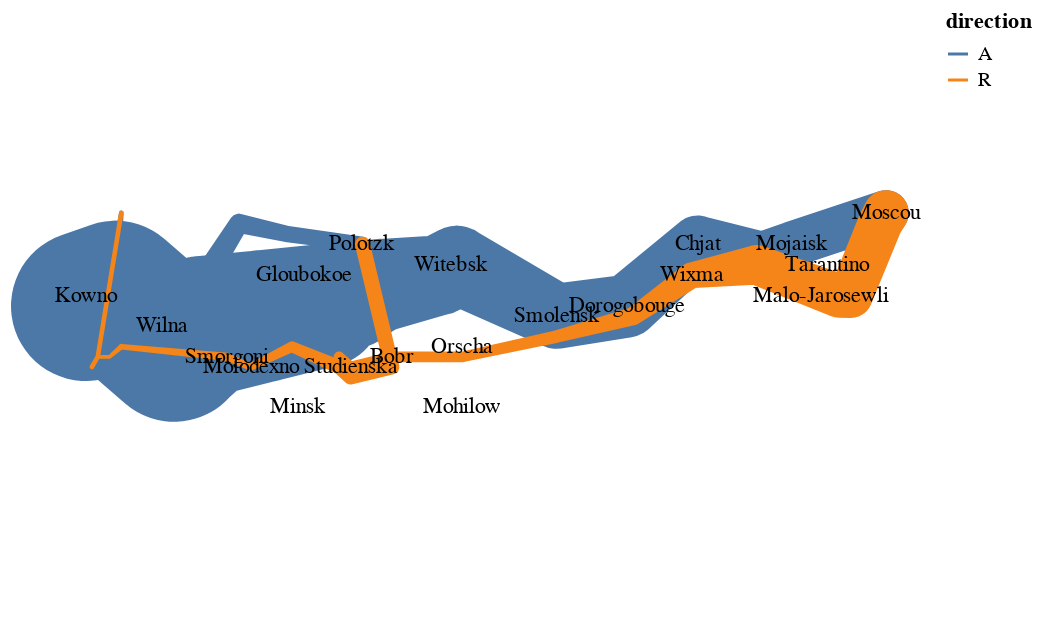

Notebook source saved alongside this figure:
### Code cell
txt = alt.Chart(cities).mark_text().encode(
    latitude = 'lat',
    longitude = 'lon',
    text='name'
)

trail + txt

### Figure 1 — Vega-Lite specification as saved in the notebook (floating-point values rounded to 4 significant figures)
{"config": {"view": {"continuousWidth": 400, "continuousHeight": 300}}, "layer": [{"data": {"name": "data-4c80d3c9c99b115676ae40fdc9d81b87"}, "mark": "trail", "encoding": {"color": {"type": "nominal", "field": "direction"}, "detail": {"type": "quantitative", "field": "division"}, "latitude": {"field": "lat", "type": "quantitative"}, "longitude": {"field": "lon", "type": "quantitative"}, "size": {"type": "quantitative", "field": "survivors", "legend": null, "scale": {"range": [1, 75]}}}}, {"data": {"name": "data-5ae0cccf9293f23a54ef588610685398"}, "mark": "text", "encoding": {"latitude": {"field": "lat", "type": "quantitative"}, "longitude": {"field": "lon", "type": "quantitative"}, "text": {"type": "nominal", "field": "name"}}}], "$schema": "https://vega.github.io/schema/vega-lite/v4.8.1.json", "datasets": {"data-4c80d3c9c99b115676ae40fdc9d81b87": [{"lon": 24.0, "lat": 54.9, "survivors": 340000, "direction": "A", "division": 1}, {"lon": 24.5, "lat": 55.0, "survivors": 340000, "direction": "A", "division": 1}, {"lon": 25.5, "lat": 54.5, "survivors": 340000, "direction": "A", "division": 1}, {"lon": 26.0, "lat": 54.7, "survivors": 320000, "direction": "A", "division": 1}, {"lon": 27.0, "lat": 54.8, "survivors": 300000, "direction": "A", "division": 1}, {"lon": 28.0, "lat": 54.9, "survivors": 280000, "direction": "A", "division": 1}, {"lon": 28.5, "lat": 55.0, "survivors": 240000, "direction": "A", "division": 1}, {"lon": 29.0, "lat": 55.1, "survivors": 210000, "direction": "A", "division": 1}, {"lon": 30.0, "lat": 55.2, "survivors": 180000, "direction": "A", "division": 1}, {"lon": 30.3, "lat": 55.3, "survivors": 175000, "direction": "A", "division": 1}, {"lon": 32.0, "lat": 54.8, "survivors": 145000, "direction": "A", "division": 1}, {"lon": 33.2, "lat": 54.9, "survivors": 140000, "direction": "A", "division": 1}, {"lon": 34.4, "lat": 55.5, "survivors": 127100, "direction": "A", "division": 1}, {"lon": 35.5, "lat": 55.4, "survivors": 100000, "direction": "A", "division": 1}, {"lon": 36.0, "lat": 55.5, "survivors": 100000, "direction": "A", "division": 1}, {"lon": 37.6, "lat": 55.8, "survivors": 100000, "direction": "A", "division": 1}, {"lon": 37.6, "lat": 55.8, "survivors": 100000, "direction": "R", "division": 1}, {"lon": 37.5, "lat": 55.7, "survivors": 98000, "direction": "R", "division": 1}, {"lon": 37.0, "lat": 55.0, "survivors": 97000, "direction": "R", "division": 1}, {"lon": 36.8, "lat": 55.0, "survivors": 96000, "direction": "R", "division": 1}, {"lon": 35.4, "lat": 55.3, "survivors": 87000, "direction": "R", "division": 1}, {"lon": 34.3, "lat": 55.2, "survivors": 55000, "direction": "R", "division": 1}, {"lon": 33.3, "lat": 54.8, "survivors": 37000, "direction": "R", "division": 1}, {"lon": 32.0, "lat": 54.6, "survivors": 24000, "direction": "R", "division": 1}, {"lon": 30.4, "lat": 54.4, "survivors": 20000, "direction": "R", "division": 1}, {"lon": 29.2, "lat": 54.4, "survivors": 20000, "direction": "R", "division": 1}, {"lon": 28.5, "lat": 54.3, "survivors": 20000, "direction": "R", "division": 1}, {"lon": 28.3, "lat": 54.4, "survivors": 20000, "direction": "R", "division": 1}, {"lon": 24.0, "lat": 55.1, "survivors": 60000, "direction": "A", "division": 2}, {"lon": 24.5, "lat": 55.2, "survivors": 60000, "direction": "A", "division": 2}, {"lon": 25.5, "lat": 54.7, "survivors": 60000, "direction": "A", "division": 2}, {"lon": 26.6, "lat": 55.7, "survivors": 40000, "direction": "A", "division": 2}, {"lon": 27.4, "lat": 55.6, "survivors": 33000, "direction": "A", "division": 2}, {"lon": 28.7, "lat": 55.5, "survivors": 30000, "direction": "A", "division": 2}, {"lon": 28.7, "lat": 55.5, "survivors": 30000, "direction": "R", "division": 2}, {"lon": 29.2, "lat": 54.3, "survivors": 30000, "direction": "R", "division": 2}, {"lon": 28.5, "lat": 54.2, "survivors": 30000, "direction": "R", "division": 2}, {"lon": 28.3, "lat": 54.3, "survivors": 28000, "direction": "R", "division": 2}, {"lon": 27.5, "lat": 54.5, "survivors": 20000, "direction": "R", "division": 2}, {"lon": 26.8, "lat": 54.3, "survivors": 12000, "direction": "R", "division": 2}, {"lon": 26.4, "lat": 54.4, "survivors": 14000, "direction": "R", "division": 2}, {"lon": 24.6, "lat": 54.5, "survivors": 8000, "direction": "R", "division": 2}, {"lon": 24.4, "lat": 54.4, "survivors": 4000, "direction": "R", "division": 2}, {"lon": 24.2, "lat": 54.4, "survivors": 4000, "direction": "R", "division": 2}, {"lon": 24.1, "lat": 54.3, "survivors": 4000, "direction": "R", "division": 2}, {"lon": 24.0, "lat": 55.2, "survivors": 22000, "direction": "A", "division": 3}, {"lon": 24.5, "lat": 55.3, "survivors": 22000, "direction": "A", "division": 3}, {"lon": 24.6, "lat": 55.8, "survivors": 6000, "direction": "A", "division": 3}, {"lon": 24.6, "lat": 55.8, "survivors": 6000, "direction": "R", "division": 3}, {"lon": 24.2, "lat": 54.4, "survivors": 6000, "direction": "R", "division": 3}, {"lon": 24.1, "lat": 54.3, "survivors": 6000, "direction": "R", "division": 3}], "data-5ae0cccf9293f23a54ef588610685398": [{"lon": 24.0, "lat": 55.0, "name": "Kowno"}, {"lon": 25.3, "lat": 54.7, "name": "Wilna"}, {"lon": 26.4, "lat": 54.4, "name": "Smorgoni"}, {"lon": 26.8, "lat": 54.3, "name": "Molodexno"}, {"lon": 27.7, "lat": 55.2, "name": "Gloubokoe"}, {"lon": 27.6, "lat": 53.9, "name": "Minsk"}, {"lon": 28.5, "lat": 54.3, "name": "Studienska"}, {"lon": 28.7, "lat": 55.5, "name": "Polotzk"}, {"lon": 29.2, "lat": 54.4, "name": "Bobr"}, {"lon": 30.2, "lat": 55.3, "name": "Witebsk"}, {"lon": 30.4, "lat": 54.5, "name": "Orscha"}, {"lon": 30.4, "lat": 53.9, "name": "Mohilow"}, {"lon": 32.0, "lat": 54.8, "name": "Smolensk"}, {"lon": 33.2, "lat": 54.9, "name": "Dorogobouge"}, {"lon": 34.3, "lat": 55.2, "name": "Wixma"}, {"lon": 34.4, "lat": 55.5, "name": "Chjat"}, {"lon": 36.0, "lat": 55.5, "name": "Mojaisk"}, {"lon": 37.6, "lat": 55.8, "name": "Moscou"}, {"lon": 36.6, "lat": 55.3, "name": "Tarantino"}, {"lon": 36.5, "lat": 55.0, "name": "Malo-Jarosewli"}]}}
